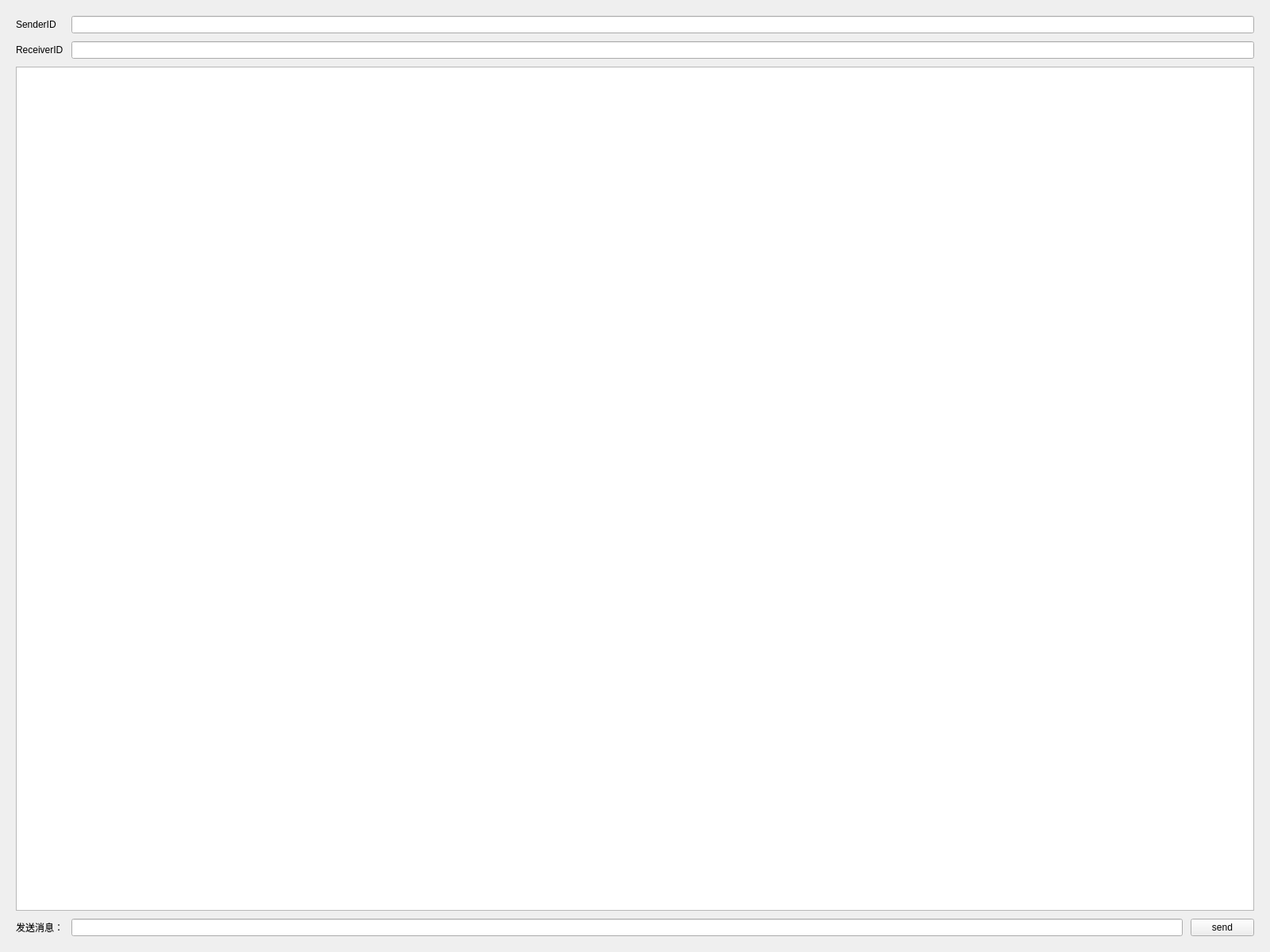
<?xml version="1.0" encoding="UTF-8"?>
<ui version="4.0">
 <class>PatientChatTool</class>
 <widget class="QWidget" name="PatientChatTool">
  <property name="geometry">
   <rect>
    <x>0</x>
    <y>0</y>
    <width>1600</width>
    <height>1200</height>
   </rect>
  </property>
  <property name="windowTitle">
   <string>医患交流</string>
  </property>
  <layout class="QVBoxLayout" name="verticalLayout">
   <property name="spacing">
    <number>10</number>
   </property>
   <property name="leftMargin">
    <number>20</number>
   </property>
   <property name="topMargin">
    <number>20</number>
   </property>
   <property name="rightMargin">
    <number>20</number>
   </property>
   <property name="bottomMargin">
    <number>20</number>
   </property>
   <item>
    <layout class="QFormLayout" name="formLayout">
     <item row="0" column="0">
      <widget class="QLabel" name="label">
       <property name="text">
        <string>SenderID</string>
       </property>
      </widget>
     </item>
     <item row="0" column="1">
      <widget class="QLineEdit" name="senderID"/>
     </item>
     <item row="1" column="0">
      <widget class="QLabel" name="label_2">
       <property name="text">
        <string>ReceiverID</string>
       </property>
      </widget>
     </item>
     <item row="1" column="1">
      <widget class="QLineEdit" name="ReceiverID"/>
     </item>
    </layout>
   </item>
   <item>
    <widget class="QTextEdit" name="MessageBox"/>
   </item>
   <item>
    <layout class="QHBoxLayout" name="horizontalLayout">
     <item>
      <widget class="QLabel" name="label_3">
       <property name="text">
        <string>发送消息：</string>
       </property>
      </widget>
     </item>
     <item>
      <widget class="QLineEdit" name="Message"/>
     </item>
     <item>
      <widget class="QPushButton" name="SendBtn">
       <property name="text">
        <string>send</string>
       </property>
      </widget>
     </item>
    </layout>
   </item>
  </layout>
 </widget>
 <resources/>
 <connections/>
</ui>
